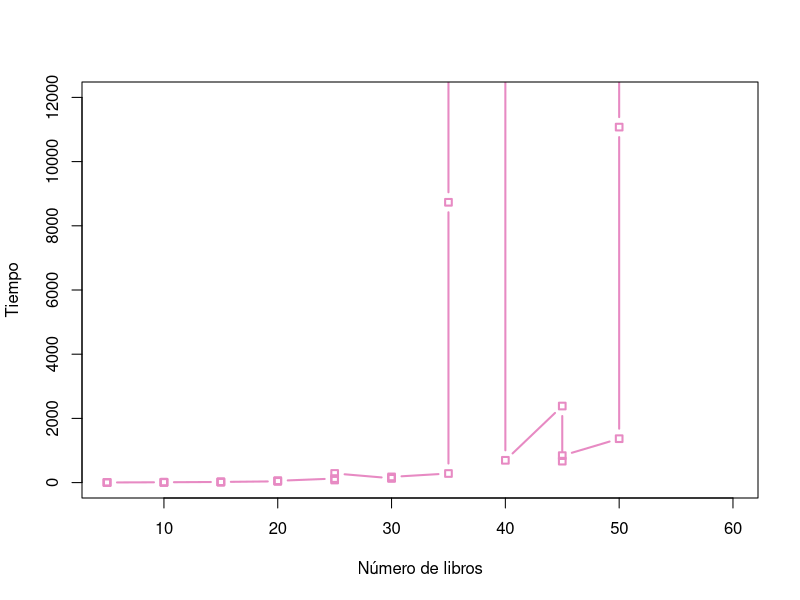

Write R code to recreate this figure.

setwd("~/Documentos/IA/Practica-IA-Planning/tiempo")
PDDL <- read.table("resultados.txt", header = TRUE, sep = " ")

#install.packages("RColorBrewer")
library(RColorBrewer)
palette <- brewer.pal(name="Set2", n=6)
dev.new()
plot(PDDL$tiempo ~ PDDL$libros, ylim=range(0, 12000), type="b",
     col=palette[4], lwd=2, pch=22,
     ylab="Tiempo", xlab="Número de libros")
